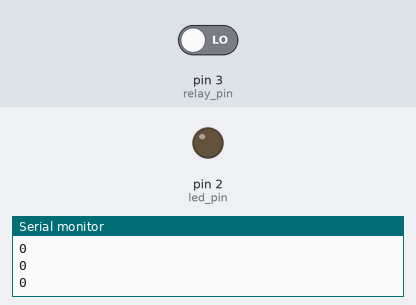
Recording of a sketch running on a simulated Arduino Uno, built with avr-gcc and run on an emulated ATmega328P. Shown: output pins drawn as LEDs (lit = HIGH), the last lines printed to the serial monitor. The test bench sets the inputs (shaded band); at power-on: pin 3 (relay_pin) LOW.

Above: at 1.2 s.
1.3 s: pin 3 (relay_pin) driven HIGH
At 2.2 s:
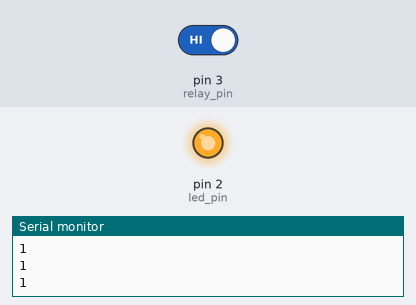
2.9 s: pin 3 (relay_pin) driven LOW
At 3.5 s:
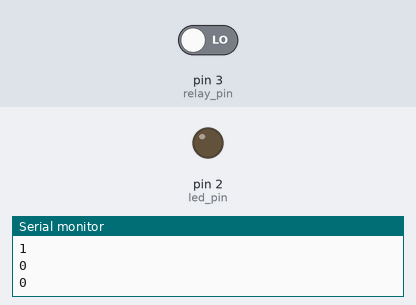
Timing chart, 0 to 5.9 s (numbered marks = the images above; inputs shaded):
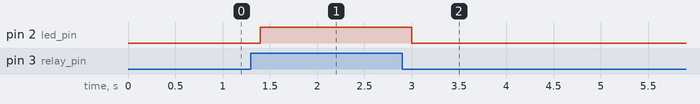

Measured:
- after the input at 1.3 s, pin 2 (led_pin): LOW → HIGH after 0.10 s
- after the input at 2.9 s, pin 2 (led_pin): HIGH → LOW after 0.10 s

The sketch:

relay_sensor.ino
```cpp
int led_pin= 2;
int relay_pin=3;
int output;

void setup() {

  Serial.begin(9600);
  pinMode(relay_pin,INPUT);
  pinMode(led_pin,OUTPUT);

}

void loop() {
  output=digitalRead(relay_pin);
  // IF OUTPUT IS HIGH

  if (output==1){
    digitalWrite(led_pin,HIGH);
    delay(100);
   }

   // IF OUTPUT IS LOW

   else if(output==0){
    digitalWrite(led_pin,LOW);
    delay(100);
   }

   Serial.println(output);
   delay(100);


}
```
